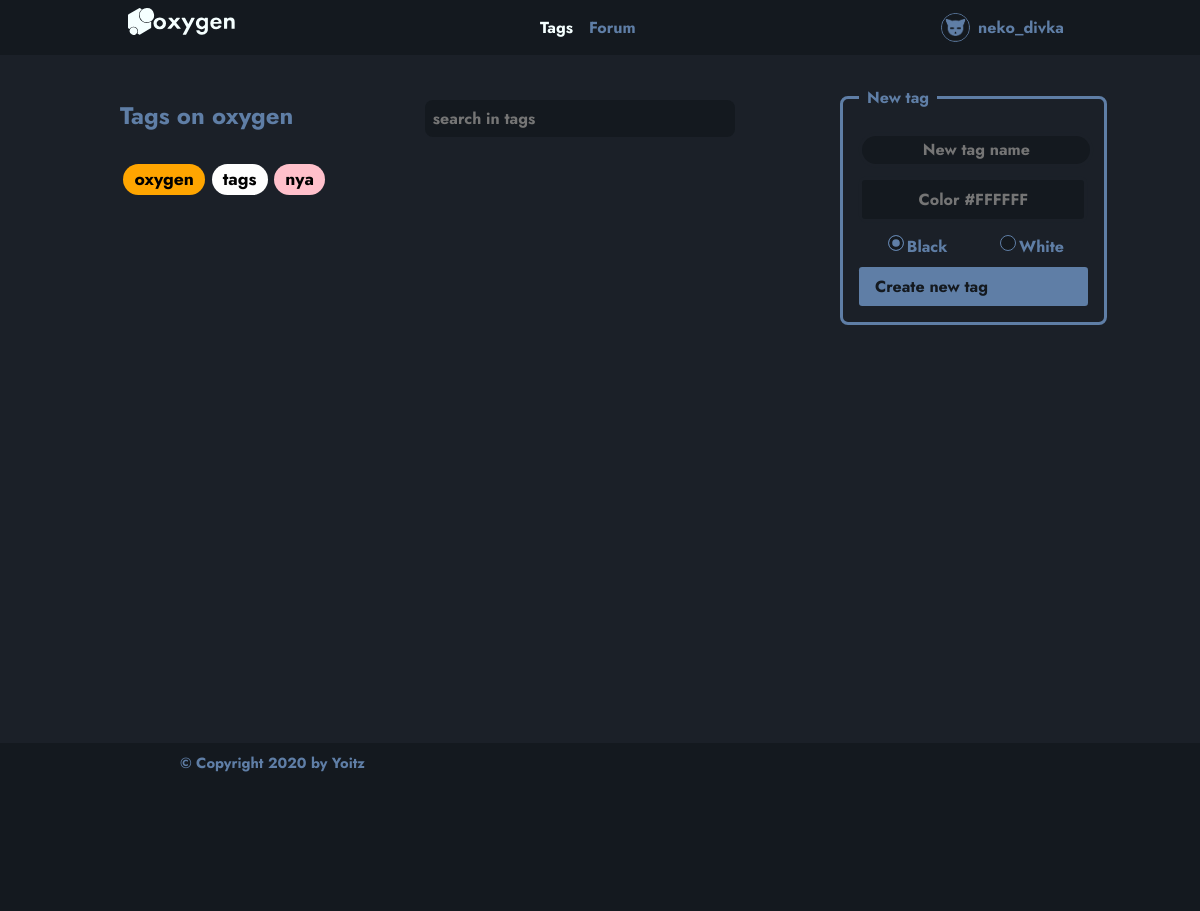
Screenshot of /tags (signed in) with the database file from the repository.
### app/alchemy/models/users.py (models this page shows, shortened)
class User(UserMixin, SqlAlchemyBase):
    __tablename__ = 'users'
    id = sqlalchemy.Column(
        sqlalchemy.Integer,
        primary_key=True,
        autoincrement=True
    )
    login = sqlalchemy.Column(
        sqlalchemy.String,
        unique=True
    )
    avatar = sqlalchemy.Column(sqlalchemy.String, default="static/images/avatars/av/avatar_00.png")
    personal_file = sqlalchemy.Column(
        sqlalchemy.String,
        unique=True
    )
    email = sqlalchemy.Column(sqlalchemy.String, unique=True)
    password_hash = sqlalchemy.Column(sqlalchemy.String)
    modified_date = sqlalchemy.Column(
        sqlalchemy.DateTime, default=datetime.datetime.now)
    last_enter_date = sqlalchemy.Column(
        sqlalchemy.DateTime, default=datetime.datetime.now)
    anwers     = orm.relation("Answer", back_populates='author')
    discussions     = orm.relation("Discussion", back_populates='author')
    tags     = orm.relation("Tag", back_populates='author')
    def __repr__(self):
        return f"<User> {self.id} {self.login} {self.email}"

### app/alchemy/models/tags.py (models this page shows, shortened)
class Tag(SqlAlchemyBase):
    __tablename__ = 'tags'
    id = sqlalchemy.Column(
        sqlalchemy.Integer,
        primary_key=True,
        autoincrement=True
    )
    header = sqlalchemy.Column(
        sqlalchemy.String,
        unique=True
    )
    color = sqlalchemy.Column(
        sqlalchemy.String
    )
    bg_color = sqlalchemy.Column(
        sqlalchemy.String
    )
    author_id = sqlalchemy.Column(
        sqlalchemy.Integer, sqlalchemy.ForeignKey("users.id")
    )
    author = orm.relation("User")
    popularity = sqlalchemy.Column(sqlalchemy.Integer, default=0)
    creation_date = sqlalchemy.Column(
        sqlalchemy.DateTime, default=datetime.datetime.now)
    last_using_date = sqlalchemy.Column(
        sqlalchemy.DateTime, default=datetime.datetime.now)
    def __repr__(self):
        return f"<Tag> {self.id} from: {self.header} bg-color: {self.bg_color} color: {self.color} author: {self.author}"

### app/services/forums/tgs_api.py (the view)
@blueprint.route("/tags")
def main():
    headers = {
            "main": "Forum",
            "brand": SvgMaster.getFullLogo(),
            "menu": JsonMaster.htmlifyFile(
                "./templates/json-templates/menu.json",
                {
                    "activated": ["tags"]
                }
            ),
            "user": UserMaster.get_userBar()
    }
    all_tags = session.query(Tag).all()
    print(all_tags)
    return flask.render_template(
        "general-templates/tags.html",
        title="oxygen",
        headers=headers,
        tags=all_tags
    )

### app/services/courier/jsr.py (called while the page is built)
    def getJson(filename: str):
        with open(filename, "r") as file:
            return json.load(file)

    def htmlifyFile(filename, attr={}) -> dict:
        if "attr" not in attr: attr['attr'] = {}
        attr['attr']['adress']=flask.request.host
        return JsonMaster.htmlify(
            JsonMaster.getJson(filename),
            (attr["activated"] if "activated" in attr else []),
            (attr["attr"] if "attr" in attr else {}),
        )

### app/services/courier/svg.py (called while the page is built)
        def getFullLogo():
            with open("./static/logo/logo_full_mono.svg", "r") as svg: return svg.read()

### app/services/users/usr_api.py (called while the page is built)
def get_userBar():
    if not flogin.current_user.is_authenticated:
        return JsonMaster.htmlifyFile("./templates/json-templates/user-bar.json", {})["unautorised"]
    else:
        return JsonMaster.htmlifyFile(
            "./templates/json-templates/user-bar.json",
            {
                "attr": {
                    "username": flogin.current_user.login,
                    "user-avatar": flogin.current_user.avatar
                }
            }
        )["autorised"]

@login_manager.user_loader
def load_user(id):
    return session.query(User).filter( User.id==int(id) ).first()

### templates/block-templates/autorised.html (shortened to what this page needs)
<nav class="popup-parent" >
    <a href="\me" class="user-head">
        <li class="btn item">
            <div class="wrap">
                <img class="img-1 item nohover" src="{{adress}}/{{attr["user-avatar"]}}">
                <div class="item nohover">{{attr["username"]}}</div>
            </div>
        </li>
    </a>
</nav>

### templates/general-templates/tags.html (shortened to what this page needs)
{% extends "general-templates/basic.html" %}
{% block content %}
<div class="w-80 mrg-auto wrap">
<div class="w-70 wrap" style="display: inline-block;">
    <nav method="GET" class="search mrg-auto" style="display: inline-block; margin-left:0; margin-bottom: 0.5rem; min-width: 300px;">
            <div class="mrg-auto" style="display: inline-block; min-width: 300px">
                <h1>Tags on oxygen</h1>
            </div>
            <input class="mrg-auto" onchange="search('tags', this)" onkeyup="search('tags', this)" type="text" name="tag-search" autofocus placeholder="search in tags">
    </nav>
    <div class="w-100 wrap" id="tag-list">
    {% for tag in tags %}
    <span
          id="tag-{{tag['header']}}"
          class = "tag"
          style = "display: inline-block;
                   color: {{tag['color']}};
                   background-color: {{tag['bg_color']}};">
        {{tag['header']}}
    </span>
    {% endfor %}
    </div>
</div>
<div class="w-20 mrg-auto" style="display: inline-block">
    <form>
    <fieldset class="mrg-auto newtag">
        <legend>New tag</legend>
        <input maxlength="20" id="ntg" onkeyup="setTimeout(1000); fixname(this); checkUnique('tags', this);" class="linear-input tag w-90 mrg-auto" type="text" placeholder="New tag name">
        <input maxlength="20" id='color' onkeyup="loadcolor('ntg', this)" class="linear-input w-90 mrg-auto" type="text" placeholder="Color #FFFFFF">
        <div class="w-100 wrap">
            <div class="mrg-auto">
                <label class="wrap" for="black">
                    <input value="black" id="black" type="radio" name="color" checked onchange="loadfontcolor('ntg', 'black')">
                    Black
                </label>
            </div>
            <div class="mrg-auto">
                <label class="wrap" for="white">
                    <input value="white" id="white" type="radio" name="color" onchange="loadfontcolor('ntg', 'white')">
                    White
                </label>
            </div>
        </div>
        <div class="btn-visible btn item" onclick="tryToSaveTag('tags', 'ntg', 'color', 'color')">
            Create new tag
        </div>
    </fieldset>
    </form>
</div>
</div>
{% endblock %}

### static/styles/general.css (style rules this page uses)
:root { --black: #111; --white: #FFF; --deep-dark: #111215; --mid-dark: #212225; --light-dark: #313235; --clear-light: #F5FFFF; --deep-blue: #14191f; --dark-blue: #1b2028; --light-blue: #5f7ea6; --ultralight-blue: #6c7d93; }
* { transition: color .25s ease-in-out,background-color .25s ease-in-out,border-color .25s ease-in-out,box-shadow .25s ease-in-out !important; font-family: 'Jost', Sans-Serif; }
body { margin: 0; padding: 0; background-color: var(--dark-blue); font-family: 'Jost'; font-weight: 700; word-break: break-all; }
h1, h2, h3, h4, h5, h6 { color: var(--light-blue); }
a { text-decoration: none; color: var(--light-blue); }
fieldset { color: var(--light-blue); border: 0.2rem solid var(--light-blue); padding: 1rem; border-radius: 0.5rem; font-size: 1rem !important; }
fieldset input { font-size: 1rem !important; margin-bottom: 1rem !important; }
fieldset legend { padding: 0.5rem; }
.btn { cursor: pointer; border-radius: 0.2rem; }
.btn * { cursor: pointer; }
.btn-visible { background-color: var(--light-blue); color: var(--deep-blue) !important; padding: 1rem; padding-top: 0.5rem; padding-bottom: 0.5rem; }
.bg-dark * { color: var(--clear-light); }
.linear-menu .item { display: inline-block; padding: 0.5rem; color: var(--light-blue); }
.active { color: var(--clear-light) !important; }
.img-1 { padding: 0px !important; margin: auto; height: 1.7rem; width: 1.7rem; border-radius: 1rem; border: 0.1rem solid var(--light-blue); background-color: red; }
.brand svg { height: 1.7rem; transition: fill .25s ease-in-out !important; }
.header div { display: flex; flex-wrap: wrap; }
.mrg-auto { margin: auto; }
.wrap { display: flex; flex-wrap: wrap; }
.linear-input { display: block; padding: 0.5rem; font-size: 20px; text-align: center; border-radius: 0.2rem; border: none; font-family: 'Jost'; font-weight: 700; color: var(--light-blue); background-color: var(--deep-blue); box-shadow: 0 0 0 0.2rem var(--dark-blue); margin-bottom: 1em; min-width: 200px; }
.popup-parent { cursor: pointer; }
.nohover { background-color: inherit !important; }
.tag { display: inline-block; font-size: 0.7rem; border-radius: 1.5rem; text-align: center; padding: 0.7rem; margin: 0.2rem; padding-top: 0.1rem; padding-bottom: 0.2rem; cursor: pointer; }
#tag-list .tag { font-size: 110% !important; }
.search input { min-width: 300px; border: none; font-weight: 700; font-size: 1rem; background-color: var(--deep-blue); border-radius: 0.5rem; padding-left: 0.5rem; height: 2.2rem; color: var(--light-blue); }
.w-100 { width: 100%; }
.w-90 { width: 90%; }
.w-80 { width: 80%; }
.w-70 { width: 70%; }
.w-20 { width: 20%; }
input[type="radio"] { -webkit-appearance: none; -moz-appearance: none; appearance: none; display: inline-block; width: 1rem; height: 1rem; margin-top: auto; border: 0.1rem solid var(--light-blue); box-shadow: 0 0 0 .2rem var(--deep-blue) inset; background-color: var(--deep-blue); border-radius: 1rem; }
label, label input { cursor: pointer; }
input[type="radio"]:checked { background-color: var(--light-blue); }

### rows the page displays
User: avatar (picture), username "neko_divka"
Tag: header "oxygen"
Tag: header "tags"
Tag: header "nya"

### other values shown
{{ headers['menu'][i] | safe }} "Tags" "Forum"
